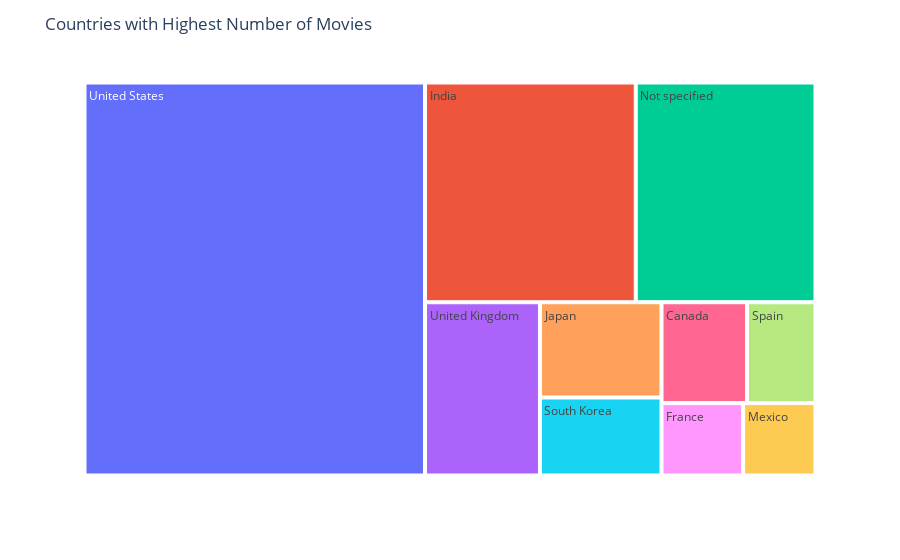

The cell this chart's notebook holds for it:
### Markdown cell above
### Countries with Highest Number of Movies

### Code cell
top_countries = df['country'].value_counts().head(10)
#Create the treemap
fig = px.treemap(names=top_countries.index, parents=["" for _ in top_countries.index], values=top_countries.values)
#Set the dark background and white font colour
fig.update_layout(
    title='Countries with Highest Number of Movies',  # chart title
)
fig.show()

### Figure 1 — Plotly figure (JSON) as saved in the notebook; plotly's stock layout.template omitted (floating-point values rounded to 4 significant figures)
{"data": [{"domain": {"x": [0, 1], "y": [0, 1]}, "hovertemplate": "label=%{label}<br>value=%{value}<br>parent=%{parent}<extra></extra>", "labels": ["United States", "India", "Not specified", "United Kingdom", "Japan", "South Korea", "Canada", "Spain", "France", "Mexico"], "name": "", "parents": ["", "", "", "", "", "", "", "", "", ""], "type": "treemap", "values": [2809, 972, 829, 418, 243, 199, 181, 145, 124, 110]}], "layout": {"autosize": true, "legend": {"tracegroupgap": 0}, "margin": {"t": 60}, "title": {"text": "Countries with Highest Number of Movies"}}}
